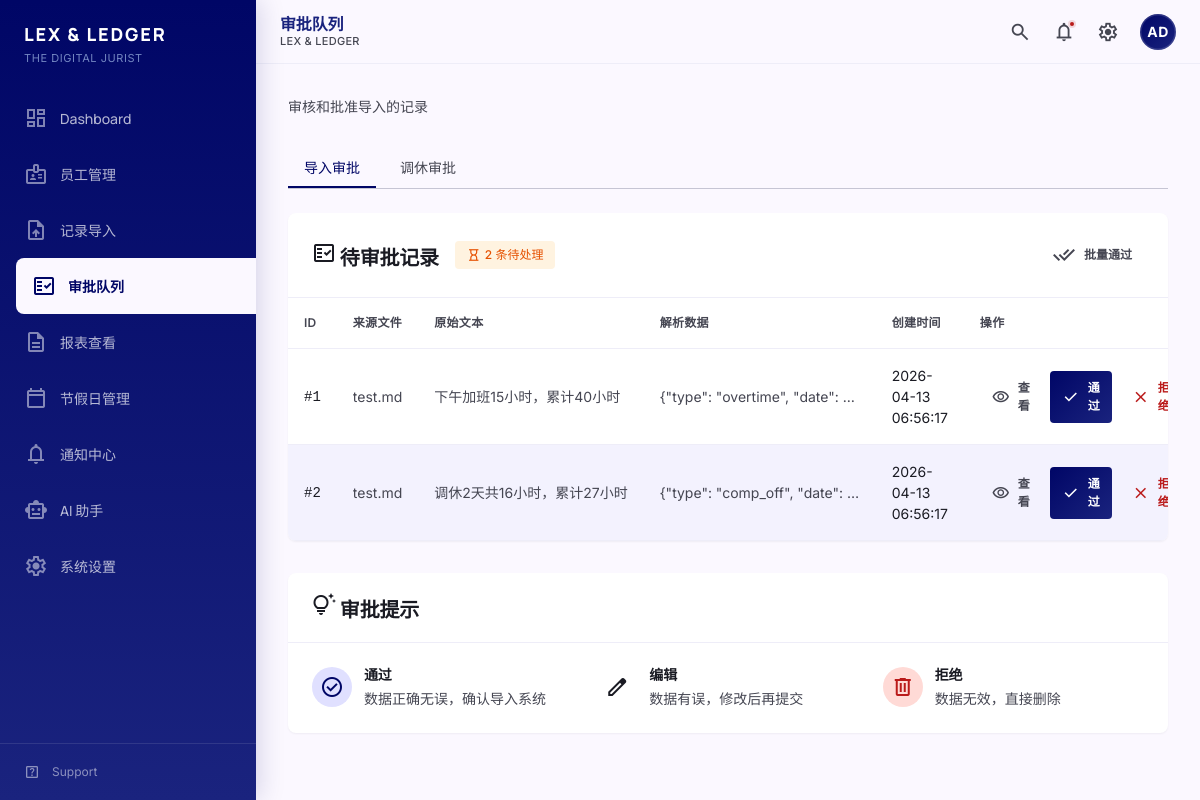
/review/, run on the app's committed database.
### tables this page shows
CREATE TABLE review_queue (
            id INTEGER PRIMARY KEY AUTOINCREMENT,
            import_session_id INTEGER NOT NULL,
            raw_text TEXT NOT NULL,
            parsed_type TEXT,
            parsed_subtype TEXT,
            parsed_date TEXT,
            parsed_hours REAL,
            parsed_minutes INTEGER,
            confidence_level TEXT,
            confidence_score REAL,
            anomalies TEXT,
            status TEXT DEFAULT 'pending',
            reviewer_note TEXT,
            reviewed_at TIMESTAMP,
            created_at TIMESTAMP DEFAULT CURRENT_TIMESTAMP,
            FOREIGN KEY (import_session_id) REFERENCES import_sessions(id)
        );

CREATE TABLE import_sessions (
            id INTEGER PRIMARY KEY AUTOINCREMENT,
            file_path TEXT NOT NULL,
            employee_id TEXT,
            status TEXT DEFAULT 'pending' CHECK(status IN ('pending', 'processing', 'reviewing', 'completed', 'failed')),
            total_records INTEGER DEFAULT 0,
            processed_records INTEGER DEFAULT 0,
            error_records INTEGER DEFAULT 0,
            created_at TIMESTAMP DEFAULT CURRENT_TIMESTAMP,
            completed_at TIMESTAMP
        );

### src/web/routes/review.py (the view)
@bp.route('/')
def review_queue():
    conn = get_db()
    pending_items = []
    try:
        cursor = conn.cursor()
        cursor.execute("""
            SELECT rq.*, isess.file_path
            FROM review_queue rq
            JOIN import_sessions isess ON rq.import_session_id = isess.id
            WHERE rq.status = 'pending'
            ORDER BY rq.created_at
        """)
        rows = cursor.fetchall()
        pending_items = [_enrich_review_item(dict(row)) for row in rows]
    except Exception:
        pass
    finally:
        conn.close()
    return render_template('review.html', pending_items=pending_items)

### src/web/routes/review.py (called while the page is built)
def _enrich_review_item(item: dict) -> dict:
    item = dict(item)
    item['record_type'] = item.get('parsed_type') or '未知'
    item['parsed_data'] = json.dumps({
        'type': item.get('parsed_type'),
        'date': item.get('parsed_date'),
        'hours': item.get('parsed_hours'),
        'minutes': item.get('parsed_minutes'),
        'confidence': item.get('confidence_level'),
        'score': item.get('confidence_score'),
        'anomalies': item.get('anomalies'),
    }, ensure_ascii=False, default=str)
    return item

### src/web/utils.py (called while the page is built)
def get_db():
    db_path = current_app.config['DATABASE']
    conn = sqlite3.connect(db_path)
    conn.row_factory = sqlite3.Row
    return conn

### src/web/templates/review.html (shortened to what this page needs)
{% extends "base.html" %}
{% block page_title %}审批队列{% endblock %}
{% from "components/modal.html" import confirm_modal with context %}
{% block content %}
<div class="page-container">
    <div class="mb-8">
        <p class="text-on-surface-variant text-body-md">审核和批准导入的记录</p>
    </div>
    <div class="flex gap-2 mb-6 border-b border-outline-variant pb-0">
        <a href="{{ url_for('review.review_queue') }}"
           class="px-4 py-2 text-body-md font-medium text-primary border-b-2 border-primary">
            导入审批
        </a>
        <a href="{{ url_for('review.comp_off_review_queue') }}"
           class="px-4 py-2 text-body-md font-medium text-on-surface-variant hover:text-primary transition-colors">
            调休审批
        </a>
    </div>
    <div class="content-card">
        <div class="content-card-header">
            <div class="flex items-center gap-4">
                <h5 class="content-card-title">
                    <span class="material-symbols-outlined inline-icon">fact_check</span>
                    待审批记录
                </h5>
                {% if pending_items %}
                <span class="chip chip-warning">
                    <span class="material-symbols-outlined text-sm">hourglass_empty</span>
                    {{ pending_items|length }} 条待处理
                </span>
                {% endif %}
            </div>
            {% if pending_items %}
            <div class="flex gap-3">
                <button class="btn btn-ghost btn-sm" onclick="showToast('批量审批功能开发中', 'info')">
                    <span class="material-symbols-outlined">done_all</span>
                    批量通过
                </button>
            </div>
            {% endif %}
        </div>
        <div class="content-card-body p-0">
            {% if pending_items %}
            <div class="data-table-wrapper">
                <table class="data-table">
                    <thead>
                        <tr>
                            <th>ID</th>
                            <th>来源文件</th>
                            <th>原始文本</th>
                            <th>解析数据</th>
                            <th>创建时间</th>
                            <th class="text-right">操作</th>
                        </tr>
                    </thead>
                    <tbody>
                        {% for item in pending_items %}
                        <tr>
                            <td><code class="font-mono text-label-md">#{{ item.id }}</code></td>
                            <td>
                                <span class="text-on-surface-variant text-body-sm truncate" style="max-width: 150px; display: block;" title="{{ item.file_path or '' }}">
                                    {{ item.file_path or '-' }}
                                </span>
                            </td>
                            <td>
                                <span class="text-on-surface-variant text-body-sm truncate" style="max-width: 200px; display: block;" title="{{ item.raw_text or '' }}">
                                    {{ item.raw_text or '-' }}
                                </span>
                            </td>
                            <td>
                                <span class="text-on-surface-variant text-body-sm truncate" style="max-width: 200px; display: block;" title="{{ item.parsed_data or '' }}">
                                    {{ item.parsed_data or '-' }}
                                </span>
                            </td>
                            <td class="text-on-surface-variant text-body-sm">{{ item.created_at }}</td>
                            <td class="text-right">
                                <div class="flex items-center justify-end gap-2">
                                    <a href="{{ url_for('review.review_item', item_id=item.id) }}?next={{ url_for('review.review_queue') | urlencode }}" class="btn btn-ghost btn-sm">
                                        <span class="material-symbols-outlined icon-sm">visibility</span>
                                        查看
                                    </a>
                                    <form action="{{ url_for('review.review_item', item_id=item.id) }}" method="POST" class="inline">
                                        <button type="submit" class="btn btn-primary btn-sm">
                                            <span class="material-symbols-outlined icon-sm">check</span>
                                            通过
                                        </button>
                                    </form>
                                    <form action="{{ url_for('review.review_item', item_id=item.id) }}" method="POST" class="inline">
                                        <button type="submit" class="btn btn-ghost btn-sm text-error hover:bg-error-container">
                                            <span class="material-symbols-outlined icon-sm">close</span>
                                            拒绝
                                        </button>
                                    </form>
                                </div>
                            </td>
                        </tr>
                        {% endfor %}
                    </tbody>
                </table>
            </div>
            {% endif %}
        </div>
    </div>
    {% if pending_items %}
    <div class="content-card mt-8">
        <div class="content-card-header">
            <h5 class="content-card-title">
                <span class="material-symbols-outlined inline-icon">tips_and_updates</span>
                审批提示
            </h5>
        </div>
        <div class="content-card-body">
            <div class="grid grid-cols-1 md:grid-cols-3 gap-6">
                <div class="flex items-start gap-3">
                    <div class="w-10 h-10 rounded-full bg-primary-fixed flex items-center justify-center flex-shrink-0">
                        <span class="material-symbols-outlined text-primary">check_circle</span>
                    </div>
                    <div>
                        <h6 class="font-semibold text-on-surface">通过</h6>
                        <p class="text-body-sm text-on-surface-variant mt-1">数据正确无误，确认导入系统</p>
                    </div>
                </div>
                <div class="flex items-start gap-3">
                    <div class="w-10 h-10 rounded-full bg-warning-container flex items-center justify-center flex-shrink-0">
                        <span class="material-symbols-outlined text-warning">edit</span>
                    </div>
                    <div>
                        <h6 class="font-semibold text-on-surface">编辑</h6>
                        <p class="text-body-sm text-on-surface-variant mt-1">数据有误，修改后再提交</p>
                    </div>
                </div>
                <div class="flex items-start gap-3">
                    <div class="w-10 h-10 rounded-full bg-error-container flex items-center justify-center flex-shrink-0">
                        <span class="material-symbols-outlined text-error">delete</span>
                    </div>
                    <div>
                        <h6 class="font-semibold text-on-surface">拒绝</h6>
                        <p class="text-body-sm text-on-surface-variant mt-1">数据无效，直接删除</p>
                    </div>
                </div>
            </div>
        </div>
    </div>
    {% endif %}
</div>
{% endblock %}

### src/web/static/css/tokens.css (style rules this page uses)
:root { --color-primary: #000666; --color-primary-container: #1a237e; --color-on-primary: #ffffff; --color-on-primary-container: #8690ee; --color-primary-fixed: #e0e0ff; --color-primary-fixed-dim: #bdc2ff; --color-inverse-primary: #bdc2ff; --color-on-primary-fixed: #000767; --color-on-primary-fixed-variant: #343d96; --color-secondary: #1b6d24; --color-secondary-container: #a0f399; --color-on-secondary: #ffffff; --color-on-secondary-container: #217128; --color-secondary-fixed: #a3f69c; --color-secondary-fixed-dim: #88d982; --color-on-secondary-fixed: #002204; --color-on-secondary-fixed-variant: #005312; --color-tertiary: #321100; --color-tertiary-container: #532100; --color-on-tertiary: #ffffff; --color-on-tertiary-container: #f57009; --color-tertiary-fixed: #ffdbca; --color-tertiary-fixed-dim: #ffb68f; --color-on-tertiary-fixed: #331200; --color-on-tertiary-fixed-variant: #773200; --color-error: #ba1a1a; --color-error-container: #ffdad6; --color-on-error: #ffffff; --color-on-error-container: #93000a; --color-background: #fbf8ff; --color-on-background: #1a1b23; --color-surface: #fbf8ff; --color-on-surface: #1a1b23; --color-surface-variant: #e2e1ed; --color-on-surface-variant: #454652; --color-inverse-surface: #2f3038; --color-inverse-on-surface: #f1f0fb; --color-surface-tint: #4c56af; --color-surface-dim: #dad9e4; --color-surface-bright: #fbf8ff; --color-surface-container-lowest: #ffffff; --color-surface-container-low: #f3f2fe; --color-surface-container: #eeedf8; --color-surface-container-high: #e8e7f2; --color-surface-container-highest: #e2e1ed; --color-outline: #767683; --color-outline-variant: #c6c5d4; --font-headline: 'Manrope', -apple-system, BlinkMacSystemFont, sans-serif; --font-body: 'Inter', -apple-system, BlinkMacSystemFont, sans-serif; --font-label: 'Inter', -apple-system, BlinkMacSystemFont, sans-serif; --font-mono: 'SF Mono', 'Monaco', 'Inconsolata', monospace; --text-display-lg: 3.5rem; --text-display-md: 2.5rem; --text-display-sm: 2rem; --text-headline-lg: 2rem; --text-headline-md: 1.5rem; --text-headline-sm: 1.25rem; --text-title-lg: 1.125rem; --text-title-md: 1rem; --text-title-sm: 0.875rem; --text-body-lg: 1rem; --text-body-md: 0.875rem; --text-body-sm: 0.8125rem; --text-label-lg: 0.875rem; --text-label-md: 0.75rem; --text-label-sm: 0.6875rem; --font-regular: 400; --font-medium: 500; --font-semibold: 600; --font-bold: 700; --font-extrabold: 800; --leading-tight: 1.2; --leading-snug: 1.375; --leading-normal: 1.5; --leading-relaxed: 1.625; --tracking-tighter: -0.02em; --tracking-tight: -0.01em; --tracking-normal: 0; --tracking-wide: 0.025em; --tracking-wider: 0.05em; --tracking-widest: 0.1em; --space-0: 0; --space-1: 0.25rem; --space-2: 0.5rem; --space-3: 0.75rem; --space-4: 1rem; --space-5: 1.25rem; --space-6: 1.5rem; --space-8: 2rem; --space-10: 2.5rem; --space-12: 3rem; --space-16: 4rem; --space-20: 5rem; --space-24: 6rem; --section-gap-sm: var(--space-6); --section-gap-md: var(--space-8); --section-gap-lg: var(--space-12); --radius-none: 0; --radius-xs: 0.125rem; --radius-sm: 0.25rem; --radius-md: 0.5rem; --radius-lg: 0.75rem; --radius-xl: 1rem; --radius-full: 9999px; --shadow-ambient: 0 0 48px rgba(26, 27, 35, 0.06); --shadow-ambient-lg: 0 0 64px rgba(26, 27, 35, 0.08); --shadow-sm: 0 1px 2px rgba(26, 27, 35, 0.05); --shadow-md: 0 4px 6px rgba(26, 27, 35, 0.07), 0 2px 4px rgba(26, 27, 35, 0.05); --shadow-lg: 0 10px 15px rgba(26, 27, 35, 0.08), 0 4px 6px rgba(26, 27, 35, 0.05); --shadow-xl: 0 20px 25px rgba(26, 27, 35, 0.1), 0 10px 10px rgba(26, 27, 35, 0.04); --shadow-sidebar: 4px 0 24px rgba(0, 6, 102, 0.15); --duration-fast: 150ms; --duration-normal: 200ms; --duration-slow: 300ms; --duration-slower: 400ms; --ease-default: cubic-bezier(0.4, 0, 0.2, 1); --ease-in: cubic-bezier(0.4, 0, 1, 1); --ease-out: cubic-bezier(0, 0, 0.2, 1); --ease-out-expo: cubic-bezier(0.16, 1, 0.3, 1); --ease-spring: cubic-bezier(0.34, 1.56, 0.64, 1); --sidebar-width: 16rem; --sidebar-width-collapsed: 4rem; --content-max-width: 80rem; --header-height: 4rem; --z-base: 0; --z-dropdown: 100; --z-sticky: 200; --z-fixed: 300; --z-modal-backdrop: 400; --z-modal: 500; --z-popover: 600; --z-tooltip: 700; --z-toast: 800; }

### src/web/static/css/interactions.css (style rules this page uses)
.page-transition { animation: pageEnter 0.4s var(--ease-out-expo); }
.content-card { transition: box-shadow 0.2s var(--ease-out-expo); }

### data on the page
review_queue: id "1", file_path "test.md", raw_text "下午加班15小时，累计40小时", parsed_data "{\"type\": \"overtime\", \"date\":…", created_at "2026-04-13 06:56:17"
review_queue: id "2", file_path "test.md", raw_text "调休2天共16小时，累计27小时", parsed_data "{\"type\": \"comp_off\", \"date\":…", created_at "2026-04-13 06:56:17"

### other printed values
{{ pending_items|length }} "2"
